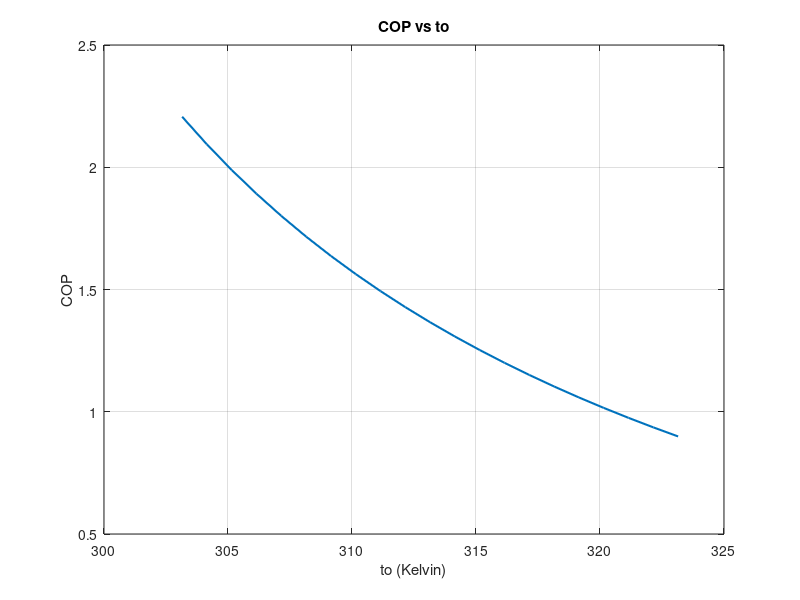
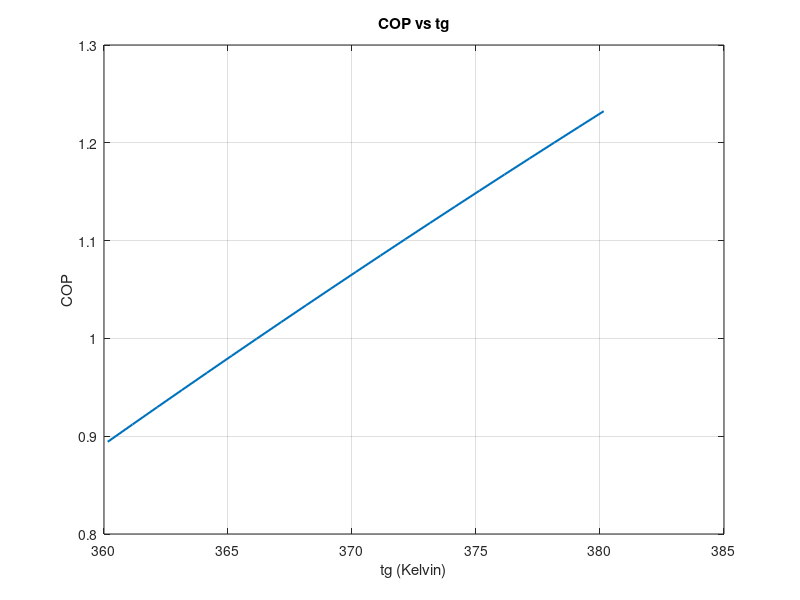
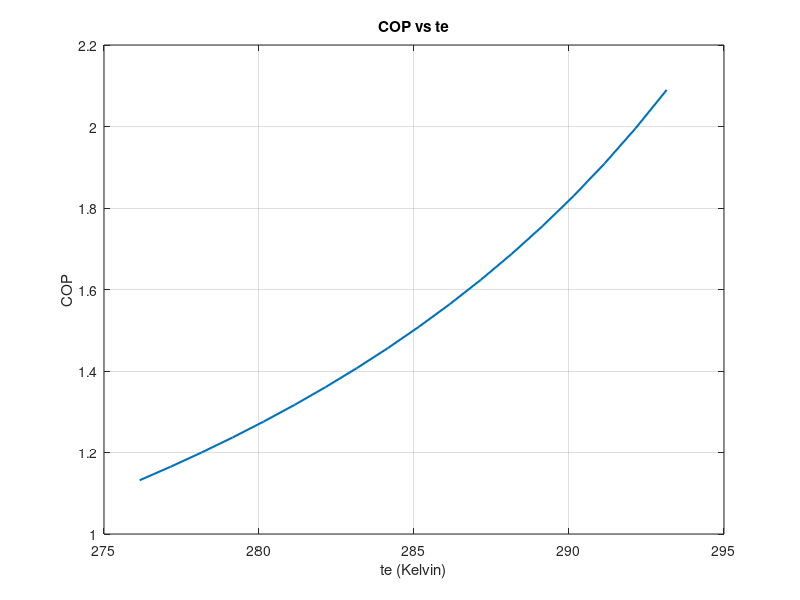

Write the MATLAB code that produced these figures, in order.
clear; clc; close all;

% 1. DEFINE TEMPERATURE RANGES (Converted from Celsius to Kelvin)
% The Carnot COP formula requires absolute temperatures (Kelvin).
Tg_range = (87:1:107) + 273.15;  % Generator Temp: 87°C to 107°C
Te_range = (3:1:20)  + 273.15;   % Evaporator Temp: 3°C to 20°C
To_range = (30:1:50) + 273.15;   % Condenser/Absorber Temp: 30°C to 50°C

% 2. INITIALIZE VARIABLES FOR OPTIMIZATION
max_COP = 0;
opt_Tg = 0;
opt_Te = 0;
opt_To = 0;

% Target realistically feasible max COP based on literature review
target_COP_limit = 1.20; 

% 3. RUN ITERATIVE LOOPS TO FIND MAX COP
for Tg = Tg_range
    for Te = Te_range
        for To = To_range

            % Ensure physical validity (To must be strictly between Te and Tg)
            if To > Te && Tg > To

                % Maximum Theoretical COP Formula (Carnot)
                COP = (Te * (Tg - To)) / (Tg * (To - Te));

                % Check for optimal values under the realistic limit
                if COP > max_COP && COP <= target_COP_limit
                    max_COP = COP;
                    opt_Tg = Tg;
                    opt_Te = Te;
                    opt_To = To;
                end
            end
        end
    end
end

% 4. DISPLAY THE OPTIMIZED RESULTS
fprintf('--- Optimization Results ---\n');
fprintf('Optimal Generator Temp (Tg): %.0f °C\n', opt_Tg - 273.15);
fprintf('Optimal Evaporator Temp (Te): %.0f °C\n', opt_Te - 273.15);
fprintf('Optimal Condenser Temp (To): %.0f °C\n', opt_To - 273.15);
fprintf('Maximum Feasible COP: %.4f\n\n', max_COP);


% 5. PLOT THE PERFORMANCE GRAPHS
% Fixing two optimal temperatures to plot the variation of the third
Tg_fixed = 105 + 273.15; 
Te_fixed = 5   + 273.15;   
To_fixed = 43  + 273.15; 

% Figure 3.1.a: COP vs To (Condenser/Absorber Temp)
COP_vs_To = (Te_fixed .* (Tg_fixed - To_range)) ./ (Tg_fixed .* (To_range - Te_fixed));
figure(1);
plot(To_range, COP_vs_To, 'LineWidth', 1.5);
title('COP vs to');
xlabel('to (Kelvin)');
ylabel('COP');
grid on;

% Figure 3.1.b: COP vs Tg (Generator Temp)
COP_vs_Tg = (Te_fixed .* (Tg_range - To_fixed)) ./ (Tg_range .* (To_fixed - Te_fixed));
figure(2);
plot(Tg_range, COP_vs_Tg, 'LineWidth', 1.5);
title('COP vs tg');
xlabel('tg (Kelvin)');
ylabel('COP');
grid on;

% Figure 3.1.c: COP vs Te (Evaporator Temp)
COP_vs_Te = (Te_range .* (Tg_fixed - To_fixed)) ./ (Tg_fixed .* (To_fixed - Te_range));
figure(3);
plot(Te_range, COP_vs_Te, 'LineWidth', 1.5);
title('COP vs te');
xlabel('te (Kelvin)');
ylabel('COP');
grid on;
